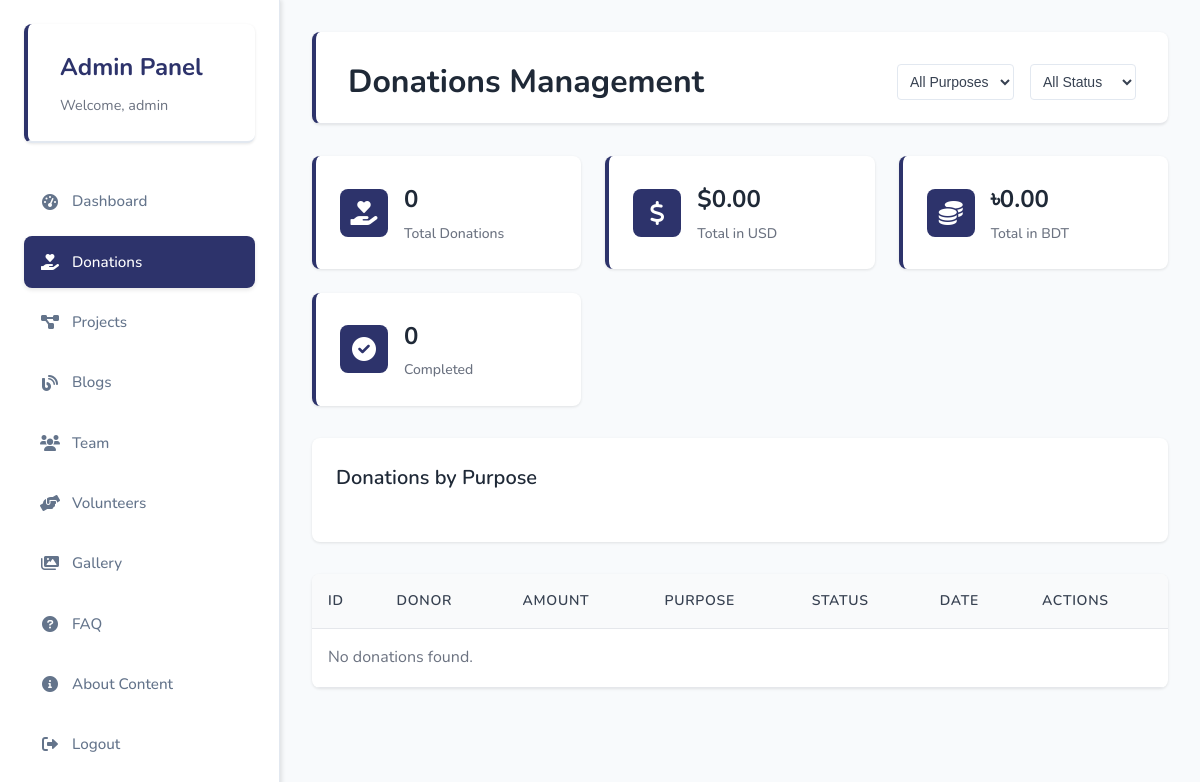
The app's page /admin/donations.php (signed in), older data.
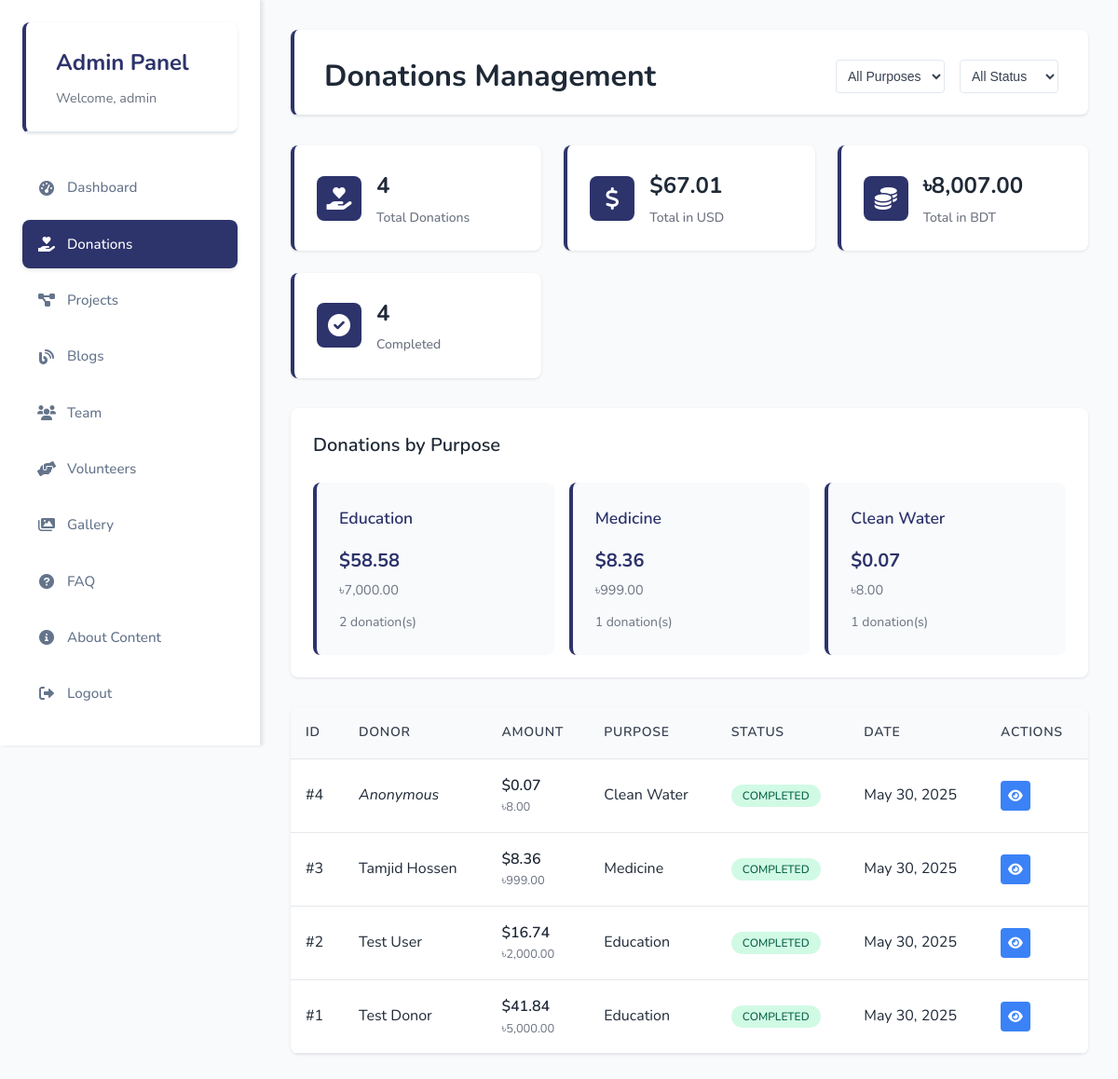
The same page, newer data.
### tables this page shows
CREATE TABLE `donations` (
  `id` int(11) NOT NULL,
  `donor_name` varchar(255) NOT NULL,
  `email` varchar(255) NOT NULL,
  `phone` varchar(20) DEFAULT NULL,
  `amount_usd` decimal(10,2) NOT NULL,
  `amount_bdt` decimal(10,2) NOT NULL,
  `purpose` varchar(100) NOT NULL,
  `is_anonymous` tinyint(1) DEFAULT 0,
  `message` text DEFAULT NULL,
  `transaction_id` varchar(100) DEFAULT NULL,
  `payment_status` enum('pending','completed','failed') DEFAULT 'pending',
  `payment_method` varchar(50) DEFAULT NULL,
  `receipt_generated` tinyint(1) DEFAULT 0,
  `donated_at` timestamp NOT NULL DEFAULT current_timestamp(),
  `created_at` timestamp NOT NULL DEFAULT current_timestamp(),
  `updated_at` timestamp NOT NULL DEFAULT current_timestamp() ON UPDATE current_timestamp()
);

### admin/donations.php (the view, shortened to what the changed rows need)
<?php
$conn = get_database_connection();
$page = isset($_GET['page']) ? max(1, intval($_GET['page'])) : 1;
$limit = 15;
$offset = ($page - 1) * $limit;
$where_conditions = [];
$where_clause = !empty($where_conditions) ? "WHERE " . implode(" AND ", $where_conditions) : "";
$sql = "SELECT * FROM donations $where_clause ORDER BY donated_at DESC LIMIT $limit OFFSET $offset";
$result = mysqli_query($conn, $sql);
$stats_sql = "SELECT
    COUNT(*) as total_donations,
    SUM(amount_usd) as total_usd,
    SUM(amount_bdt) as total_bdt,
    COUNT(CASE WHEN payment_status = 'completed' THEN 1 END) as completed_donations,
    COUNT(CASE WHEN payment_status = 'pending' THEN 1 END) as pending_donations
FROM donations";
$stats_result = mysqli_query($conn, $stats_sql);
$stats = mysqli_fetch_assoc($stats_result);
$purpose_sql = "SELECT purpose, COUNT(*) as count, SUM(amount_usd) as total_usd, SUM(amount_bdt) as total_bdt
                FROM donations
                WHERE payment_status = 'completed'
                GROUP BY purpose
                ORDER BY total_usd DESC";
$purpose_result = mysqli_query($conn, $purpose_sql);
?>
<!DOCTYPE html>
<html lang="en">
<head>
    <title>Donations Management - Admin Panel</title>    <link rel="stylesheet" href="../assets/css/style.css">
    <link rel="stylesheet" href="../assets/css/admin.css">
    <link rel="stylesheet" href="https://cdnjs.cloudflare.com/ajax/libs/font-awesome/6.0.0/css/all.min.css">
</head>
<body>
    <div class="admin-dashboard">
        <main class="admin-main">
            <div class="page-header">
                <h1>Donations Management</h1>
            </div>
            <div class="stats-grid">
                <div class="stat-card">
                    <div class="stat-content">
                        <h3><?php echo number_format($stats['total_donations']); ?></h3>
                        <p>Total Donations</p>
                    </div>
                </div>
                <div class="stat-card">
                                        <div class="stat-content">
                        <h3>$<?php echo number_format($stats['total_usd'] ?? 0, 2); ?></h3>
                        <p>Total in USD</p>
                    </div>
                </div>
                <div class="stat-card">
                    <div class="stat-content">
                        <h3>৳<?php echo number_format($stats['total_bdt'] ?? 0, 2); ?></h3>
                        <p>Total in BDT</p>
                    </div>
                </div>
                <div class="stat-card">
                    <div class="stat-content">
                        <h3><?php echo number_format($stats['completed_donations']); ?></h3>
                        <p>Completed</p>
                    </div>
                </div>
            </div>
            <div class="purpose-stats">
                <h2>Donations by Purpose</h2>
                <div class="purpose-grid">
                    <?php mysqli_data_seek($purpose_result, 0); ?>
                    <?php while ($purpose_stat = mysqli_fetch_assoc($purpose_result)): ?>
                        <div class="purpose-card">
                            <h3><?php echo htmlspecialchars($purpose_stat['purpose']); ?></h3>
                            <div class="purpose-amount">
                                <span class="usd">$<?php echo number_format($purpose_stat['total_usd'], 2); ?></span>
                                <span class="bdt">৳<?php echo number_format($purpose_stat['total_bdt'], 2); ?></span>
                            </div>
                            <div class="purpose-count"><?php echo $purpose_stat['count']; ?> donation(s)</div>
                        </div>
                    <?php endwhile; ?>
                </div>
            </div>
            <div class="donations-table">
                <table>
                    <thead>
                        <tr>
                            <th>ID</th>
                            <th>Donor</th>
                            <th>Amount</th>
                            <th>Purpose</th>
                            <th>Status</th>
                            <th>Date</th>
                            <th>Actions</th>
                        </tr>
                    </thead>
                    <tbody>
                        <?php if (mysqli_num_rows($result) > 0): ?>
                            <?php while ($donation = mysqli_fetch_assoc($result)): ?>
                                <tr>
                                    <td>#<?php echo $donation['id']; ?></td>
                                    <td>
                                        <?php if ($donation['is_anonymous']): ?>
                                            <em>Anonymous</em>
                                        <?php else: ?>
                                            <?php echo htmlspecialchars($donation['donor_name']); ?>
                                        <?php endif; ?>
                                    </td>
                                    <td>
                                        <div class="amount-display">
                                            <strong>$<?php echo number_format($donation['amount_usd'], 2); ?></strong>
                                            <small>৳<?php echo number_format($donation['amount_bdt'], 2); ?></small>
                                        </div>
                                    </td>
                                    <td><?php echo htmlspecialchars($donation['purpose']); ?></td>
                                    <td>
                                        <span class="status <?php echo $donation['payment_status']; ?>">
                                            <?php echo ucfirst($donation['payment_status']); ?>
                                        </span>
                                    </td>
                                    <td><?php echo date('M j, Y', strtotime($donation['donated_at'])); ?></td>
                                    <td>
                                        <button class="action-btn view" onclick="viewDonation(<?php echo $donation['id']; ?>)">
                                            <i class="fas fa-eye"></i>
                                        </button>
                                    </td>
                                </tr>
                            <?php endwhile; ?>
                        <?php else: ?>                            <tr>
                                <td colspan="7" class="no-data-message">
                                    No donations found.
                                </td>
                            </tr>
                        <?php endif; ?>
                    </tbody>
                </table>
            </div>
        </main>
    </div>
</body>
</html>

Row changes from the older to the newer data that the page shows:
added donations: id "4", is_anonymous "Anonymous", amount_usd "0.07", amount_bdt "8.00", purpose "Clean Water", payment_status "COMPLETED", donated_at "May 30, 2025"
added donations: id "3", donor_name "Tamjid Hossen", amount_usd "8.36", amount_bdt "999.00", purpose "Medicine", payment_status "COMPLETED", donated_at "May 30, 2025"
added donations: id "2", donor_name "Test User", amount_usd "16.74", amount_bdt "2,000.00", purpose "Education", payment_status "COMPLETED", donated_at "May 30, 2025"
added donations: id "1", donor_name "Test Donor", amount_usd "41.84", amount_bdt "5,000.00", purpose "Education", payment_status "COMPLETED", donated_at "May 30, 2025"
Text that changed along with them:
$stats['total_donations']: "0" → "4"
$stats['total_usd']: "0.00" → "67.01"
$stats['total_bdt']: "0.00" → "8,007.00"
$stats['completed_donations']: "0" → "4"
new list line: "Education $ 58.58 ৳ 7,000.00 2 donation(s)"
new list line: "Medicine $ 8.36 ৳ 999.00 1 donation(s)"
new list line: "Clean Water $ 0.07 ৳ 8.00 1 donation(s)"
text no longer shown: "No donations found."
